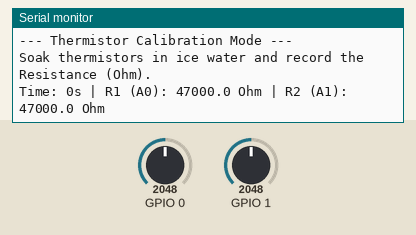
This sketch was run on a simulated ESP32-C3. On the bench: the last lines printed to the serial monitor. The inputs (shaded band) are chosen by the test bench; at power-on: GPIO 0 = 2048, GPIO 1 = 2048 (analog values on the 0–4095 scale).

Above: at 1.2 s.
1.3 s: GPIO 0 set to 3
At 2.4 s:
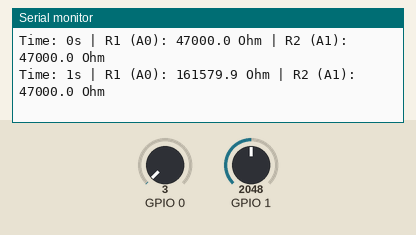
2.8 s: GPIO 0 set to 0
At 4.7 s:
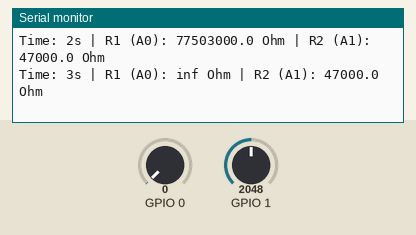
5.8 s: GPIO 1 set to 3
At 6.9 s:
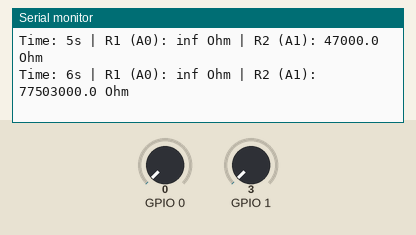
7.3 s: GPIO 1 set to 0
At 9.1 s:
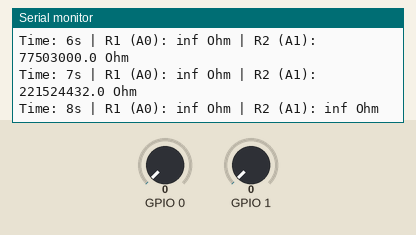
Timing chart, 0 to 10.6 s (numbered marks = the images above; inputs shaded):
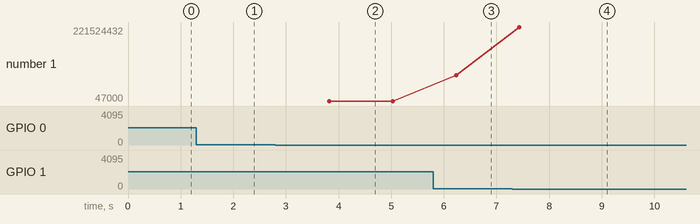

Measured:
- the behaviour switches between 2 and 1 on GPIO 0 (found by bisection; images 1 and 2)
- the behaviour switches between 2 and 1 on GPIO 1 (found by bisection; images 3 and 4)
- after the input at 1.3 s, the serial monitor: prints a new line after 0.11 s (image 1)
- after the input at 2.8 s, the serial monitor: prints a new line after 1.0 s (image 2)
- after the input at 5.8 s, the serial monitor: prints a new line after 0.43 s (image 3)
- after the input at 7.3 s, the serial monitor: prints a new line after 0.14 s (image 4)
- plotted number 1: 47000 → 77503000 after the input at 5.8 s, 77503000 → 221524432 after the input at 7.3 s

The sketch:

ThermistorCali.ino
```cpp
#include <Wire.h>
#include <Adafruit_BME280.h>

// --- 回路設定 ---
const float DIVIDE_RESISTOR = 47000.0; // 分圧抵抗 47kΩ
#define THERMISTOR_PIN_1 A0
#define THERMISTOR_PIN_2 A1

void setup() {
    Serial.begin(115200);
    Wire.begin();
    analogReadResolution(12); // ESP32-C3の12bit分解能
    Serial.println("--- Thermistor Calibration Mode ---");
    Serial.println("Soak thermistors in ice water and record the Resistance (Ohm).");
}

void loop() {
    long sumV1 = 0, sumV2 = 0;
    int samples = 20;

    // 精度を高めるため20回平均
    for(int i=0; i<samples; i++) {
        sumV1 += analogReadMilliVolts(THERMISTOR_PIN_1);
        sumV2 += analogReadMilliVolts(THERMISTOR_PIN_2);
        delay(10);
    }

    float avgV1 = (float)sumV1 / samples;
    float avgV2 = (float)sumV2 / samples;

    // 抵抗値 R = R_ref * (Vin / Vout - 1)
    float R1 = DIVIDE_RESISTOR * (3300.0 / avgV1 - 1.0);
    float R2 = DIVIDE_RESISTOR * (3300.0 / avgV2 - 1.0);

    Serial.print("Time: "); Serial.print(millis()/1000); Serial.print("s | ");
    Serial.print("R1 (A0): "); Serial.print(R1, 1); Serial.print(" Ohm | ");
    Serial.print("R2 (A1): "); Serial.print(R2, 1); Serial.println(" Ohm");

    delay(1000);
}
```
